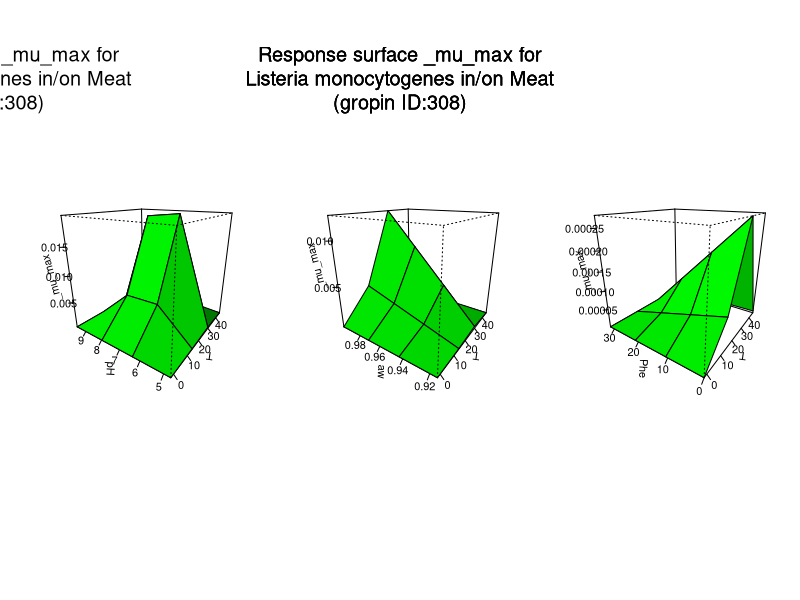

Write R code to recreate this figure.
#############################
# start of Parameter script
#############################
T <- seq(-1.71171,45.4545454545455,length.out=4)
pH <- seq(4.72472,9.6003996003996,length.out=4)
aw <- seq(0.914914,0.999000999000999,length.out=4)
Phe <- seq(0,31.7682317682318,length.out=4)
NaNO2 <- seq(0,24.8751248751249,length.out=4)
CO2 <- seq(0,3.02697302697303,length.out=4)
#############################
# end of Parameter script
#############################
############################# 
# start of Model script Gropin ID 308 
#############################
 
# constant coefficients for this model
 
variables <- data.frame(T,pH,aw,Phe,NaNO2,CO2)
argumentsPar <- unique.data.frame(expand.grid(variables))
 
# heart of the model
response_surface <- function(T,pH,aw,Phe,NaNO2,CO2) {
   mumax <-1.168*(((T-45.5)*((T+1.72)^2))/((37+1.72)*((37+1.72)*(T-37)-(37-45.5)*(37-1.72-2*T))))*(((pH-9.61)*(pH-4.71))/(((7.1-4.71)*(pH-7.1))-((7.1-9.61)*(4.71-pH))))*((aw-0.913)/(0.997-0.913))*(1-(NaNO2/25))*(1-(Phe/31.9))*(1-(CO2/3.04))

	return(mumax=mumax)
} 

# output parameters
responseSurface <- cbind(argumentsPar,response_surface(argumentsPar['T'],argumentsPar['pH'],argumentsPar['aw'],argumentsPar['Phe'],argumentsPar['NaNO2'],argumentsPar['CO2']))
colnames(responseSurface) <- c(colnames(argumentsPar),'mumax')
#############################
# End of Model script
#############################
############################# 
# start of Visualisation script Gropin ID 308 
#############################
titleText <-'Response surface _mu_max for
Listeria monocytogenes in/on Meat
(gropin ID:308)'
argPar1 <- unique.data.frame(expand.grid(T,pH))
argPar2 <- unique.data.frame(expand.grid(T,aw))
argPar3 <- unique.data.frame(expand.grid(T,Phe))
z1 <- matrix(unlist(response_surface(T = argPar1[1],pH = argPar1[2],aw = aw[1],Phe = Phe[1],NaNO2 = NaNO2[1],CO2 = CO2[1])),nrow=4)
z2 <- matrix(unlist(response_surface(T = argPar2[1],aw = argPar2[2],pH = pH[1],Phe = Phe[1],NaNO2 = NaNO2[1],CO2 = CO2[1])),nrow=4)
z3 <- matrix(unlist(response_surface(T = argPar3[1],Phe = argPar3[2],pH = pH[1],aw = aw[1],NaNO2 = NaNO2[1],CO2 = CO2[1])),nrow=4)
# adding precaution if response surface is zero
myZLim1 <- range(z1)
if(myZLim1[1] == myZLim1[2]) myZLim1[2] <- myZLim1[2]+1
myZLim2 <- range(z2)
if(myZLim2[1] == myZLim2[2]) myZLim2[2] <- myZLim2[2]+1
myZLim3 <- range(z3)
if(myZLim3[1] == myZLim3[2]) myZLim3[2] <- myZLim3[2]+1
if(length(T)>1 & length(pH)>1 & length(aw)>1 & length(Phe)>1 & length(NaNO2)>1 & length(CO2)>1) {
	par(mfrow = c(1,3))
	persp(T,pH,z1,col = 'green',xlab='T',ylab='pH',zlab='_mu_max',zlim=myZLim1,theta=305,phi=20,shade=0.25,ticktype = 'detailed')
	persp(T,aw,z2,col = 'green',xlab='T',ylab='aw',zlab='_mu_max',zlim=myZLim2,theta=305,phi=20,shade=0.25,ticktype = 'detailed')
	persp(T,Phe,z3,col = 'green',xlab='T',ylab='Phe',zlab='_mu_max',zlim=myZLim3,theta=305,phi=20,shade=0.25,ticktype = 'detailed')
	mtext(titleText,outer=T,  cex=1.2, line=-8.5, side=3)
} else {
		myPars <- unique.data.frame(expand.grid(T,pH,aw,Phe,NaNO2,CO2))
		myZ <-matrix(unlist(response_surface(myPars[,1],myPars[,2],myPars[,3],myPars[,4],myPars[,5],myPars[,6])),nrow=4)
		myZLim <- range(myZ)
if(myZLim[1] == myZLim[2]) myZLim[2] <- myZLim[2]+1
	if(length(aw)==1 & length(Phe)==1 & length(NaNO2)==1 & length(CO2)==1) {
		persp(T,pH,myZ,col = 'green',xlab='T',ylab='pH',zlab='_mu_max',main=titleText,sub=paste('other variable: aw =',round(aw,digits = 2), 'Phe =',round(Phe,digits = 2), 'NaNO2 =',round(NaNO2,digits = 2), 'CO2 =',round(CO2,digits = 2)),zlim=myZLim,theta=305,phi=20,shade=0.25,ticktype = 'detailed')
	}
	if(length(pH)==1 & length(Phe)==1 & length(NaNO2)==1 & length(CO2)==1) {
		persp(T,aw,myZ,col = 'green',xlab='T',ylab='aw',zlab='_mu_max',main=titleText,sub=paste('other variable: pH =',round(pH,digits = 2), 'Phe =',round(Phe,digits = 2), 'NaNO2 =',round(NaNO2,digits = 2), 'CO2 =',round(CO2,digits = 2)),zlim=myZLim,theta=305,phi=20,shade=0.25,ticktype = 'detailed')
	}
	if(length(pH)==1 & length(aw)==1 & length(NaNO2)==1 & length(CO2)==1) {
		persp(T,Phe,myZ,col = 'green',xlab='T',ylab='Phe',zlab='_mu_max',main=titleText,sub=paste('other variable: pH =',round(pH,digits = 2), 'aw =',round(aw,digits = 2), 'NaNO2 =',round(NaNO2,digits = 2), 'CO2 =',round(CO2,digits = 2)),zlim=myZLim,theta=305,phi=20,shade=0.25,ticktype = 'detailed')
	}
	if(length(pH)==1 & length(aw)==1 & length(Phe)==1 & length(CO2)==1) {
		persp(T,NaNO2,myZ,col = 'green',xlab='T',ylab='NaNO2',zlab='_mu_max',main=titleText,sub=paste('other variable: pH =',round(pH,digits = 2), 'aw =',round(aw,digits = 2), 'Phe =',round(Phe,digits = 2), 'CO2 =',round(CO2,digits = 2)),zlim=myZLim,theta=305,phi=20,shade=0.25,ticktype = 'detailed')
	}
	if(length(pH)==1 & length(aw)==1 & length(Phe)==1 & length(NaNO2)==1) {
		persp(T,CO2,myZ,col = 'green',xlab='T',ylab='CO2',zlab='_mu_max',main=titleText,sub=paste('other variable: pH =',round(pH,digits = 2), 'aw =',round(aw,digits = 2), 'Phe =',round(Phe,digits = 2), 'NaNO2 =',round(NaNO2,digits = 2)),zlim=myZLim,theta=305,phi=20,shade=0.25,ticktype = 'detailed')
	}
	if(length(T)==1 & length(Phe)==1 & length(NaNO2)==1 & length(CO2)==1) {
		persp(pH,aw,myZ,col = 'green',xlab='pH',ylab='aw',zlab='_mu_max',main=titleText,sub=paste('other variable: T =',round(T,digits = 2), 'Phe =',round(Phe,digits = 2), 'NaNO2 =',round(NaNO2,digits = 2), 'CO2 =',round(CO2,digits = 2)),zlim=myZLim,theta=305,phi=20,shade=0.25,ticktype = 'detailed')
	}
	if(length(T)==1 & length(aw)==1 & length(NaNO2)==1 & length(CO2)==1) {
		persp(pH,Phe,myZ,col = 'green',xlab='pH',ylab='Phe',zlab='_mu_max',main=titleText,sub=paste('other variable: T =',round(T,digits = 2), 'aw =',round(aw,digits = 2), 'NaNO2 =',round(NaNO2,digits = 2), 'CO2 =',round(CO2,digits = 2)),zlim=myZLim,theta=305,phi=20,shade=0.25,ticktype = 'detailed')
	}
	if(length(T)==1 & length(aw)==1 & length(Phe)==1 & length(CO2)==1) {
		persp(pH,NaNO2,myZ,col = 'green',xlab='pH',ylab='NaNO2',zlab='_mu_max',main=titleText,sub=paste('other variable: T =',round(T,digits = 2), 'aw =',round(aw,digits = 2), 'Phe =',round(Phe,digits = 2), 'CO2 =',round(CO2,digits = 2)),zlim=myZLim,theta=305,phi=20,shade=0.25,ticktype = 'detailed')
	}
	if(length(T)==1 & length(aw)==1 & length(Phe)==1 & length(NaNO2)==1) {
		persp(pH,CO2,myZ,col = 'green',xlab='pH',ylab='CO2',zlab='_mu_max',main=titleText,sub=paste('other variable: T =',round(T,digits = 2), 'aw =',round(aw,digits = 2), 'Phe =',round(Phe,digits = 2), 'NaNO2 =',round(NaNO2,digits = 2)),zlim=myZLim,theta=305,phi=20,shade=0.25,ticktype = 'detailed')
	}
	if(length(T)==1 & length(pH)==1 & length(NaNO2)==1 & length(CO2)==1) {
		persp(aw,Phe,myZ,col = 'green',xlab='aw',ylab='Phe',zlab='_mu_max',main=titleText,sub=paste('other variable: T =',round(T,digits = 2), 'pH =',round(pH,digits = 2), 'NaNO2 =',round(NaNO2,digits = 2), 'CO2 =',round(CO2,digits = 2)),zlim=myZLim,theta=305,phi=20,shade=0.25,ticktype = 'detailed')
	}
	if(length(T)==1 & length(pH)==1 & length(Phe)==1 & length(CO2)==1) {
		persp(aw,NaNO2,myZ,col = 'green',xlab='aw',ylab='NaNO2',zlab='_mu_max',main=titleText,sub=paste('other variable: T =',round(T,digits = 2), 'pH =',round(pH,digits = 2), 'Phe =',round(Phe,digits = 2), 'CO2 =',round(CO2,digits = 2)),zlim=myZLim,theta=305,phi=20,shade=0.25,ticktype = 'detailed')
	}
	if(length(T)==1 & length(pH)==1 & length(Phe)==1 & length(NaNO2)==1) {
		persp(aw,CO2,myZ,col = 'green',xlab='aw',ylab='CO2',zlab='_mu_max',main=titleText,sub=paste('other variable: T =',round(T,digits = 2), 'pH =',round(pH,digits = 2), 'Phe =',round(Phe,digits = 2), 'NaNO2 =',round(NaNO2,digits = 2)),zlim=myZLim,theta=305,phi=20,shade=0.25,ticktype = 'detailed')
	}
	if(length(T)==1 & length(pH)==1 & length(aw)==1 & length(CO2)==1) {
		persp(Phe,NaNO2,myZ,col = 'green',xlab='Phe',ylab='NaNO2',zlab='_mu_max',main=titleText,sub=paste('other variable: T =',round(T,digits = 2), 'pH =',round(pH,digits = 2), 'aw =',round(aw,digits = 2), 'CO2 =',round(CO2,digits = 2)),zlim=myZLim,theta=305,phi=20,shade=0.25,ticktype = 'detailed')
	}
	if(length(T)==1 & length(pH)==1 & length(aw)==1 & length(NaNO2)==1) {
		persp(Phe,CO2,myZ,col = 'green',xlab='Phe',ylab='CO2',zlab='_mu_max',main=titleText,sub=paste('other variable: T =',round(T,digits = 2), 'pH =',round(pH,digits = 2), 'aw =',round(aw,digits = 2), 'NaNO2 =',round(NaNO2,digits = 2)),zlim=myZLim,theta=305,phi=20,shade=0.25,ticktype = 'detailed')
	}
	if(length(T)==1 & length(pH)==1 & length(aw)==1 & length(Phe)==1) {
		persp(NaNO2,CO2,myZ,col = 'green',xlab='NaNO2',ylab='CO2',zlab='_mu_max',main=titleText,sub=paste('other variable: T =',round(T,digits = 2), 'pH =',round(pH,digits = 2), 'aw =',round(aw,digits = 2), 'Phe =',round(Phe,digits = 2)),zlim=myZLim,theta=305,phi=20,shade=0.25,ticktype = 'detailed')
	}
}
#############################
# End of Visualisation script
#############################
